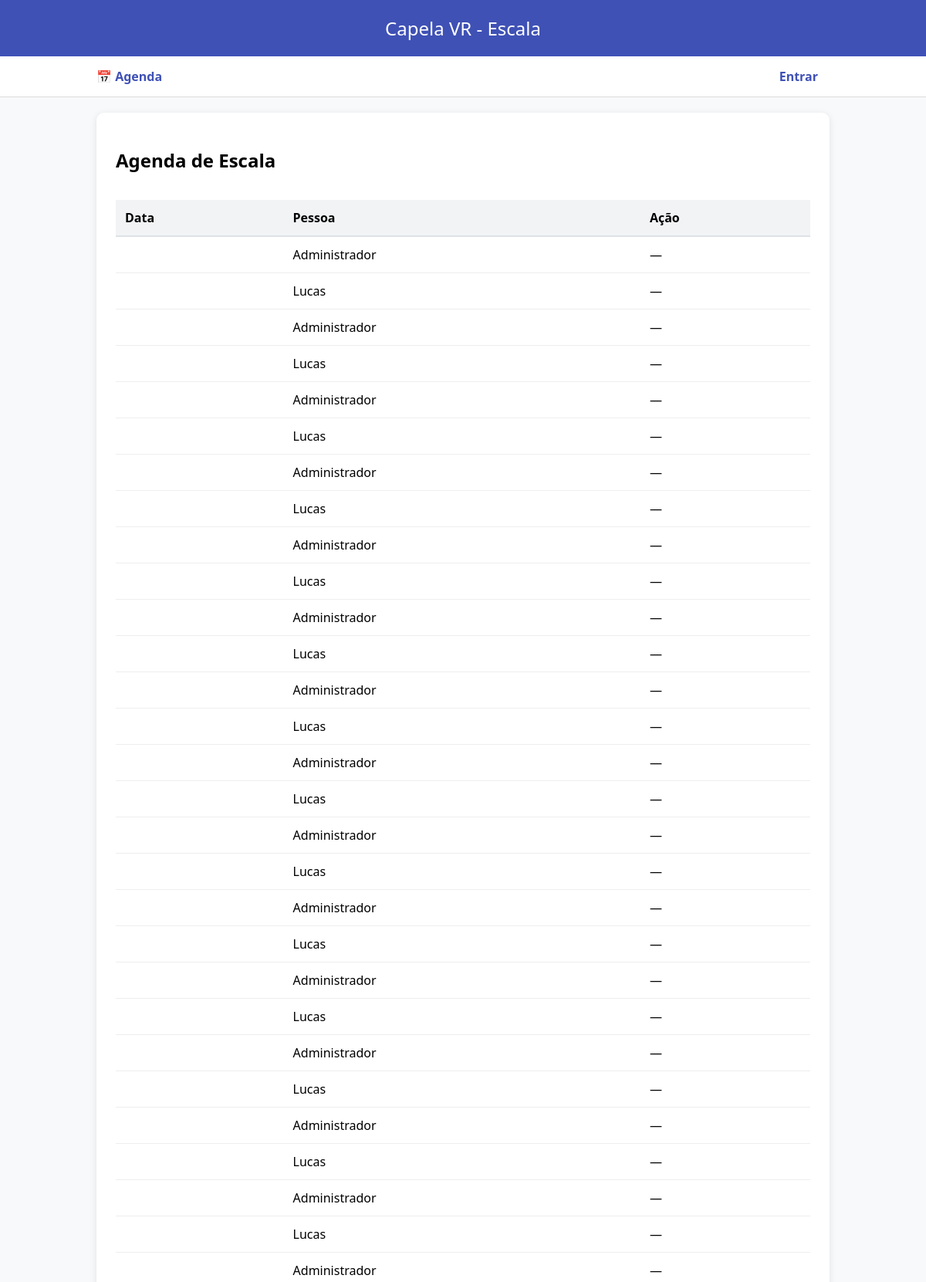
The page / (upper part) on the database its author committed.
### tables this page shows
CREATE TABLE agenda (
            id INTEGER PRIMARY KEY AUTOINCREMENT, 
            data DATE NOT NULL, 
            pessoa_id INTEGER NOT NULL,
            status TEXT DEFAULT 'pendente'
        );

CREATE TABLE pessoas (
            id INTEGER PRIMARY KEY AUTOINCREMENT,
            nome TEXT NOT NULL,
            login TEXT UNIQUE,
            senha TEXT DEFAULT '1234',
            role TEXT DEFAULT 'user',
            primeiro_login INTEGER DEFAULT 1,
            ordem INTEGER NOT NULL,
            ativo INTEGER DEFAULT 1
        );

### app.py (the view, shortened to what this page needs)
@app.route("/")
def agenda():
    hoje_dt = date.today()
    hoje_str = hoje_dt.strftime("%Y-%m-%d")
    dias_faltando = None
    proxima_data_obj = None
    status_hoje = 'pendente'
    with get_db() as db:
        c = db.cursor()
        c.execute("""
            SELECT agenda.*, pessoas.nome,
            strftime('%d/%m/%Y', agenda.data) AS data_recebeu,
            strftime('%d/%m/%Y', date(agenda.data, '+1 day')) AS data_entrega
            FROM agenda
            JOIN pessoas ON pessoas.id = agenda.pessoa_id
            ORDER BY agenda.data
        """)
        dados = c.fetchall()
    return render_template("agenda.html",
                           agenda=dados,
                           hoje=hoje_str,
                           dias_faltando=dias_faltando,
                           proxima_data=proxima_data_obj,
                           status_hoje=status_hoje)

### app.py (called while the page is built)
def get_db():
    conn = sqlite3.connect(DB_NAME, timeout=10)
    conn.row_factory = sqlite3.Row
    return conn

### templates/agenda.html (shortened to what this page needs)
{% extends "base.html" %}
{% block content %}
<div style="display: flex; justify-content: space-between; align-items: center;">
    <h2>Agenda de Escala</h2>
</div>
<table>
    <tr>
        <th>Data</th>
        <th>Pessoa</th>
        <th>Ação</th>
    </tr>
    {% for a in agenda %}
    <tr {% if a['data'] == hoje %} style="background: #fff9c4;" {% endif %}>
        <td>{{ a['data_br'] }}</td>
        <td>{{ a['nome'] }}</td>
        <td>
            {% if a['data'] == hoje and session['role'] == 'admin' %}
            <form method="post" action="/atrasar">
                <input type="number" name="dias" value="1" min="1" style="width: 40px;">
                <button type="submit">Atrasar</button>
            </form>
            {% else %} — {% endif %}
        </td>
    </tr>
    {% endfor %}
</table>
{% endblock %}

### static/style.css (style rules this page uses)
body { font-family: 'Segoe UI', sans-serif; background: #f8f9fa; margin: 0; padding: 0; }
table { width: 100%; border-collapse: collapse; margin-top: 15px; }
th { background: #f1f3f5; padding: 12px; text-align: left; border-bottom: 2px solid #dee2e6; }
td { padding: 12px; border-bottom: 1px solid #eee; }

### rows shown on the page
agenda: nome "Administrador"
agenda: nome "Lucas"
agenda: nome "Administrador"
agenda: nome "Lucas"
agenda: nome "Administrador"
agenda: nome "Lucas"
agenda: nome "Administrador"
agenda: nome "Lucas"
agenda: nome "Administrador"
agenda: nome "Lucas"
agenda: nome "Administrador"
agenda: nome "Lucas"
agenda: nome "Administrador"
agenda: nome "Lucas"
agenda: nome "Administrador"
agenda: nome "Lucas"
agenda: nome "Administrador"
agenda: nome "Lucas"
agenda: nome "Administrador"
agenda: nome "Lucas"
agenda: nome "Administrador"
agenda: nome "Lucas"
agenda: nome "Administrador"
agenda: nome "Lucas"
agenda: nome "Administrador"
agenda: nome "Lucas"
agenda: nome "Administrador"
agenda: nome "Lucas"
agenda: nome "Administrador"
